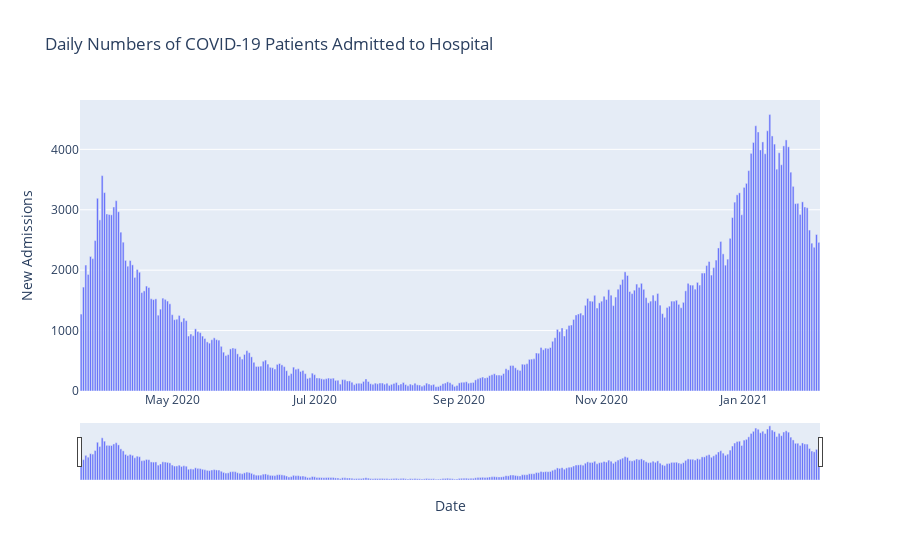

The cell this chart's notebook holds for it:
### Markdown cell above
### New Patient Admissions

### Code cell
def plot_interactive_bar_chart(df2):
    fig = go.Figure()

    #Create the interactive bar chart
    fig.add_trace(go.Bar(
        x=df2['date'],
        y=df2['newAdmissions'],
        name='Daily numbers of COVID-19 patients admitted to hospital'
    ))

    #Set the labels and title
    fig.update_layout(
        title='Daily Numbers of COVID-19 Patients Admitted to Hospital',
        xaxis_title='Date',
        yaxis_title='New Admissions',
        hovermode='x',
        xaxis=dict(rangeslider=dict(visible=True), type='date'),
        height=700
    )

    #Show the plot
    fig.show()


#Convert the date column to a datetime object
df2['date'] = pd.to_datetime(df2['date'], format='%d/%m/%Y')

#Sort the data by date
df2.sort_values(by='date', inplace=True)

#Call the function to plot the interactive bar chart
plot_interactive_bar_chart(df2)

### Figure 1 — Plotly figure (JSON) as saved in the notebook; plotly's stock layout.template omitted (floating-point values rounded to 4 significant figures; data arrays with more than 128 entries replaced by an {"elided": "..."} marker saying what was removed)
{"data": [{"name": "Daily numbers of COVID-19 patients admitted to hospital", "x": {"elided": "317 str values"}, "y": {"elided": "317 int values"}, "type": "bar"}], "layout": {"xaxis": {"rangeslider": {"visible": true, "yaxis": {"_template": null, "rangemode": "match"}, "autorange": true, "range": ["2020-03-22 12:00", "2021-02-02 12:00"]}, "title": {"text": "Date"}, "type": "date", "range": ["2020-03-22 12:00", "2021-02-02 12:00"], "autorange": true}, "title": {"text": "Daily Numbers of COVID-19 Patients Admitted to Hospital"}, "yaxis": {"title": {"text": "New Admissions"}, "type": "linear", "range": [0, 4817.0], "autorange": true}, "hovermode": "x", "autosize": true}}
